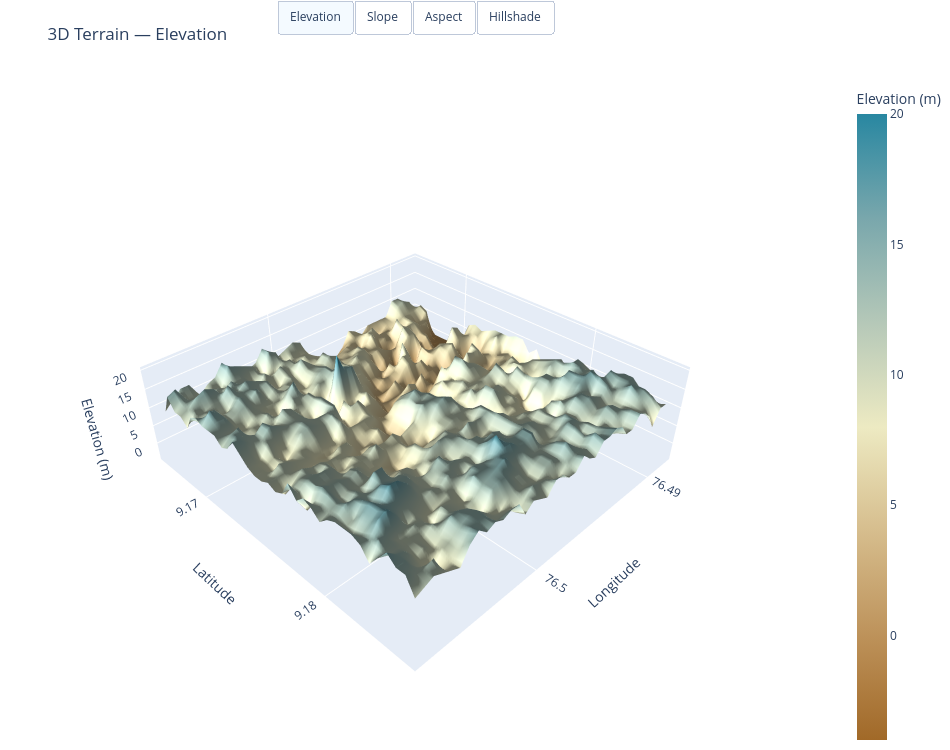

Notebook code for this chart:
### Code cell
import plotly.graph_objects as go
import numpy as np

# Downsample for interactive performance
step = 2
dem_ds       = dem.isel(lat=slice(None, None, step), lon=slice(None, None, step))
slope_ds     = slope_da.isel(lat=slice(None, None, step), lon=slice(None, None, step))
aspect_ds    = aspect_da.isel(lat=slice(None, None, step), lon=slice(None, None, step))
hillshade_ds = hillshade_da.isel(lat=slice(None, None, step), lon=slice(None, None, step))

surface = go.Surface(
    z=dem_ds.values,
    x=dem_ds.lon.values,
    y=dem_ds.lat.values,
    surfacecolor=dem_ds.values,          # default layer shown = elevation
    colorscale='earth',
    colorbar=dict(title='Elevation (m)'),
    lighting=dict(ambient=0.5, diffuse=0.8, specular=0.3, roughness=0.6),
    lightposition=dict(x=100, y=200, z=1000)
)

fig = go.Figure(data=[surface])

fig.update_layout(
    title='3D Terrain — Elevation',
    scene=dict(
        xaxis_title='Longitude',
        yaxis_title='Latitude',
        zaxis_title='Elevation (m)',
        aspectmode='manual',
        aspectratio=dict(x=1, y=1, z=0.3),
    ),
    width=950,
    height=750,
    margin=dict(l=0, r=0, t=60, b=0),
    updatemenus=[dict(
        type='buttons',
        direction='left',
        x=0.5, xanchor='center',
        y=1.12, yanchor='top',
        showactive=True,
        buttons=[
            dict(
                label='Elevation',
                method='update',
                args=[
                    {'surfacecolor': [dem_ds.values], 'colorscale': [[[0,'#1a5d1a'],[0.5,'#e0d68a'],[1,'#8b5a2b']]] if False else 'earth'},
                    {'title': '3D Terrain — Elevation', 'scene.zaxis.title': 'Elevation (m)', 'coloraxis.colorbar.title': 'Elevation (m)'}
                ]
            ),
            dict(
                label='Slope',
                method='update',
                args=[
                    {'surfacecolor': [slope_ds.values], 'colorscale': 'YlOrRd'},
                    {'title': '3D Terrain — Slope', 'scene.zaxis.title': 'Elevation (m)'}
                ]
            ),
            dict(
                label='Aspect',
                method='update',
                args=[
                    {'surfacecolor': [aspect_ds.values], 'colorscale': 'hsv', 'cmin': 0, 'cmax': 360},
                    {'title': '3D Terrain — Aspect', 'scene.zaxis.title': 'Elevation (m)'}
                ]
            ),
            dict(
                label='Hillshade',
                method='update',
                args=[
                    {'surfacecolor': [hillshade_ds.values], 'colorscale': 'gray'},
                    {'title': '3D Terrain — Hillshade', 'scene.zaxis.title': 'Elevation (m)'}
                ]
            ),
        ]
    )]
)

fig.show()

### Figure 1 — Plotly figure (JSON) as saved in the notebook; plotly's stock layout.template omitted (floating-point values rounded to 4 significant figures; data arrays with more than 128 entries replaced by an {"elided": "..."} marker saying what was removed)
{"data": [{"colorbar": {"title": {"text": "Elevation (m)"}}, "colorscale": [[0, "rgb(161, 105, 40)"], [0.1667, "rgb(189, 146, 90)"], [0.3333, "rgb(214, 189, 141)"], [0.5, "rgb(237, 234, 194)"], [0.6667, "rgb(181, 200, 184)"], [0.8333, "rgb(121, 167, 172)"], [1, "rgb(40, 135, 161)"]], "lighting": {"ambient": 0.5, "diffuse": 0.8, "roughness": 0.6, "specular": 0.3}, "lightposition": {"x": 100, "y": 200, "z": 1000}, "surfacecolor": {"elided": "36x36 float values"}, "type": "surface", "x": [76.49, 76.49, 76.49, 76.49, 76.49, 76.49, 76.49, 76.49, 76.49, 76.49, 76.49, 76.49, 76.49, 76.5, 76.5, 76.5, 76.5, 76.5, 76.5, 76.5, 76.5, 76.5, 76.5, 76.5, 76.5, 76.5, 76.5, 76.5, 76.5, 76.5, 76.5, 76.51, 76.51, 76.51, 76.51, 76.51], "y": [9.185, 9.185, 9.184, 9.184, 9.183, 9.183, 9.182, 9.181, 9.181, 9.18, 9.18, 9.179, 9.179, 9.178, 9.178, 9.177, 9.176, 9.176, 9.175, 9.175, 9.174, 9.174, 9.173, 9.173, 9.172, 9.171, 9.171, 9.17, 9.17, 9.169, 9.169, 9.168, 9.168, 9.167, 9.166, 9.166], "z": {"elided": "36x36 float values"}}], "layout": {"height": 750, "margin": {"b": 0, "l": 0, "r": 0, "t": 60}, "scene": {"aspectmode": "manual", "aspectratio": {"x": 1, "y": 1, "z": 0.3}, "xaxis": {"title": {"text": "Longitude"}}, "yaxis": {"title": {"text": "Latitude"}}, "zaxis": {"title": {"text": "Elevation (m)"}}}, "title": {"text": "3D Terrain — Elevation"}, "updatemenus": [{"buttons": [{"args": [{"colorscale": "earth", "surfacecolor": {"elided": "1x36x36 int values"}}, {"coloraxis.colorbar.title": "Elevation (m)", "scene.zaxis.title": "Elevation (m)", "title": "3D Terrain — Elevation"}], "label": "Elevation", "method": "update"}, {"args": [{"colorscale": "YlOrRd", "surfacecolor": {"elided": "1x36x36 float values"}}, {"scene.zaxis.title": "Elevation (m)", "title": "3D Terrain — Slope"}], "label": "Slope", "method": "update"}, {"args": [{"cmax": 360, "cmin": 0, "colorscale": "hsv", "surfacecolor": {"elided": "1x36x36 float values"}}, {"scene.zaxis.title": "Elevation (m)", "title": "3D Terrain — Aspect"}], "label": "Aspect", "method": "update"}, {"args": [{"colorscale": "gray", "surfacecolor": {"elided": "1x36x36 int values"}}, {"scene.zaxis.title": "Elevation (m)", "title": "3D Terrain — Hillshade"}], "label": "Hillshade", "method": "update"}], "direction": "left", "showactive": true, "type": "buttons", "x": 0.5, "xanchor": "center", "y": 1.12, "yanchor": "top"}], "width": 950}}
